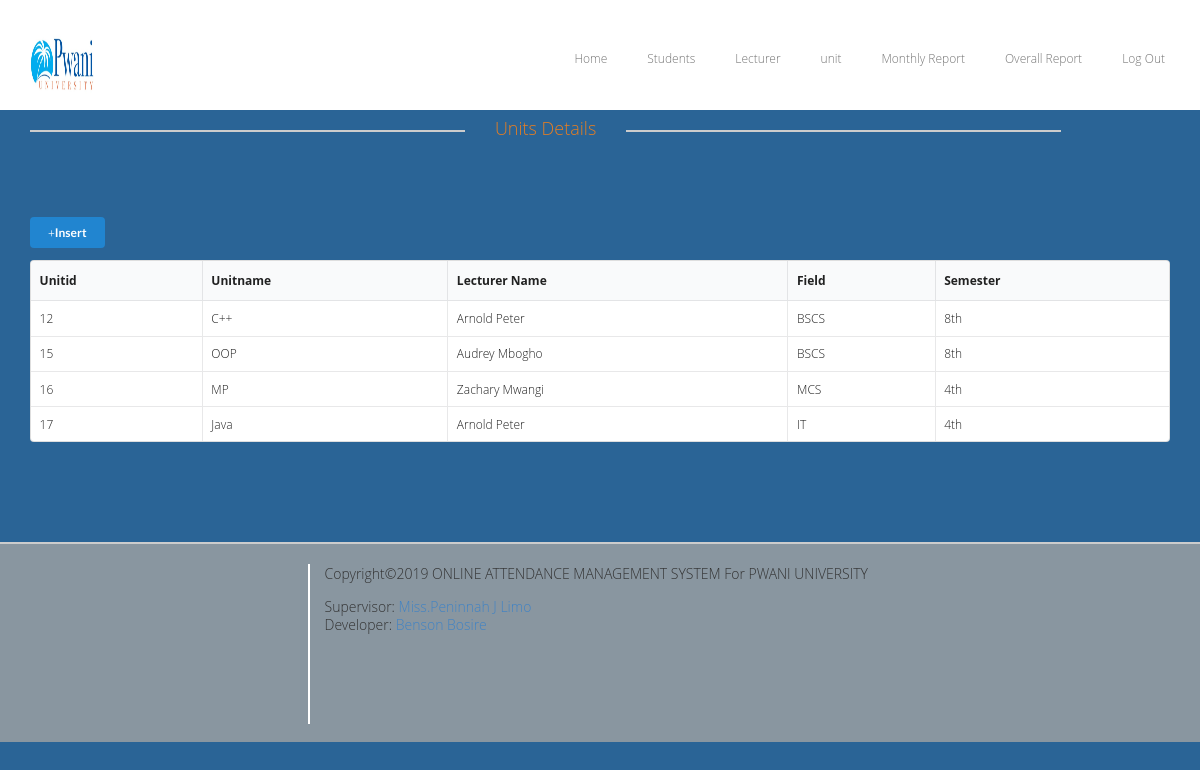
Page /admin/subject.php on the committed database.
### tables this page shows
CREATE TABLE `subject_table` (
  `Unitid` int(11) NOT NULL,
  `Unitname` varchar(32) NOT NULL,
  `lecturername` varchar(64) NOT NULL,
  `field` varchar(8) NOT NULL,
  `semester` varchar(32) NOT NULL
);

### admin/includes/functions.php (called while the page is built, shortened)
   <?php
     Class db{
function get_all_subject($conn,$table,$limit){
			try {
				$query = "SELECT * FROM {$table} ORDER BY  Unitid LIMIT {$limit}";
					$stmt = $conn->prepare( $query );
					$stmt->execute();
					return $stmt->fetchAll();
			} catch (Exception $e) {
				return "ERROR". $e->getMessage();
			}
	      }
}

### admin/subject.php (the view, shortened to what this page needs)
<?php
 include "includes/header.php"; ?>
 <?php $db = new db(); ?>
<div class="container">
              <div class="row">
                    <div class="templatemo-line-header" style="margin-top: 0px;" >
                        <div class="text-center">
                            <hr class="team_hr team_hr_left hr_gray"/><span class="span_blog txt_darkgrey txt_orange">Units Details</span>
                            <hr class="team_hr team_hr_right hr_gray" />
                        </div>
                    </div>
                </div>
               <p><a href="subject_entry.php" class="ui blue tiny button "><i class="glyphicon glyphicon-plus"> </i>Insert</a></p>
                <div class="table-responsive">
                 <table class="ui celled table table table-hover">
                  <thead>
                    <tr>
                      <th>Unitid</th>
                      <th>Unitname</th>
                      <th>Lecturer Name</th>
                      <th>Field</th>
                      <th>Semester</th>
                    </tr>
                  </thead>
      <tbody>
          <?php
            $veiw = $db->get_all_subject($conn,'subject_table',10);
            foreach ($veiw as $post) {
            echo '<tr>';
            echo '<td>'. $post['Unitid'] . '</td>';
            echo '<td>'. $post['Unitname'] . '</td>';
            echo '<td>'. $post['lecturername'] . '</td>';
            echo '<td>'. $post['field'] . '</td>';
            echo '<td>'. $post['semester'] . '</td>';
            }
           ?>
      </tbody>
             </table>
</div>
</div>
<?php include "includes/footer.php"; ?>

### admin/css/templatemo_style.css (style rules this page uses)
body, html { overflow-x:hidden; }
body { background-color: #ffffff; font-family: 'Open Sans', Arial, Helvetice Neue, sans-serif; font-size: 12px; font-weight: 300; font-style: normal; -webkit-font-smoothing: antialiased; -webkit-text-size-adjust: 100%; }
h1, h2, h3, h4, h5, h6, span, p { font-family: 'Open Sans', Arial, Helvetice Neue, sans-serif; }
.team_hr { border: 1px solid #fff; width: 39.5%; float: left; }
.team_hr_left { margin-right: 30px; margin-left: 15px; }
.team_hr_right { margin-left: 30px; }
.hr_gray { border: 1px solid #cccccc; }
.templatemo-line-header { margin-top:100px; margin-bottom:80px; }
.txt_darkgrey { color: #333333; }
.txt_orange { color: #e67e22; }
.templatemo-line-header span { font-size: 18px; float :left; margin-top: 10px; }
.span_blog { margin-bottom: 80px; }
@media (min-width:991px) and (max-width: 1200px) { .team_hr { width: 37%; } }

### rows in the picture
subject_table: Unitid "12", Unitname "C++", lecturername "Arnold Peter", field "BSCS", semester "8th"
subject_table: Unitid "15", Unitname "OOP", lecturername "Audrey Mbogho", field "BSCS", semester "8th"
subject_table: Unitid "16", Unitname "MP", lecturername "Zachary Mwangi", field "MCS", semester "4th"
subject_table: Unitid "17", Unitname "Java", lecturername "Arnold Peter", field "IT", semester "4th"
